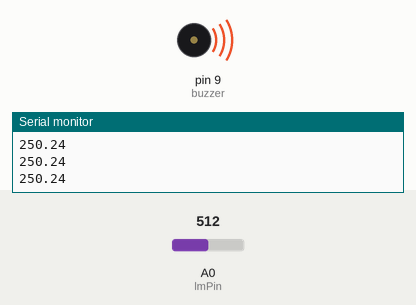
This sketch was run on a simulated Arduino Uno, built with avr-gcc and run on an emulated ATmega328P. On the bench: buzzer (waves = sounding), the last lines printed to the serial monitor. Inputs (shaded band) come from the test bench; at power-on: A0 (lmPin) = 512.

Above: at 1.2 s.
1.3 s: A0 (lmPin) set to 55
2.8 s: A0 (lmPin) set to 48
At 3.2 s:
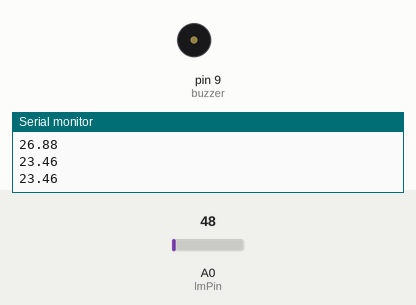
4.3 s: A0 (lmPin) set to 122
At 5.6 s:
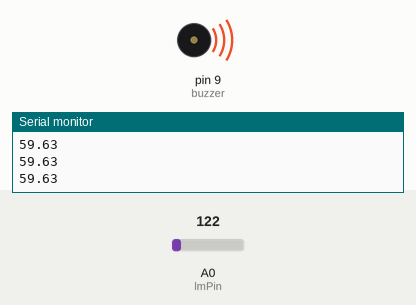
5.9 s: A0 (lmPin) set to 15
At 7.3 s:
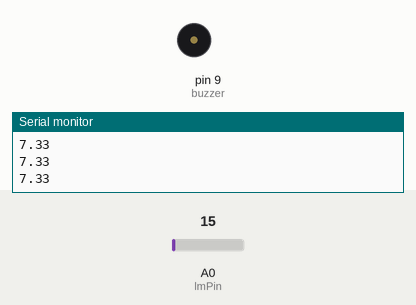
Timing chart, 0 to 8.5 s (numbered marks = the images above; inputs shaded):
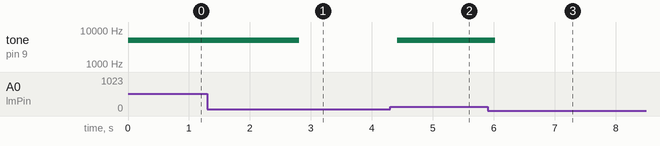

The sketch:

Display_Temp.ino
```cpp
int lmPin = A0;
const int buzzer = 9;
void setup(){
  pinMode(buzzer, OUTPUT);
  Serial.begin(9600); //
}
float tempC(){
  float raw = analogRead(lmPin); //
  float percent = raw/1023.0; //
  float volts = percent*5.0; //
  return 100.0*volts; //
}
void loop(){
  Serial.println(tempC()); //
  if(tempC()>25.0){
    tone(buzzer, 5000);
    }
  else{
    noTone(buzzer);
    }
  delay(200); // ms //
}
```

Measured:
- the behaviour switches between 52 and 51 on A0 (lmPin) (found by bisection; images 0 and 1)
- after the input at 2.8 s, tone on pin 9 (buzzer): 5000 Hz → silent at once
- after the input at 4.3 s, tone on pin 9 (buzzer): silent → 5000 Hz after 0.12 s
- after the input at 5.9 s, tone on pin 9 (buzzer): 5000 Hz → silent after 0.12 s
